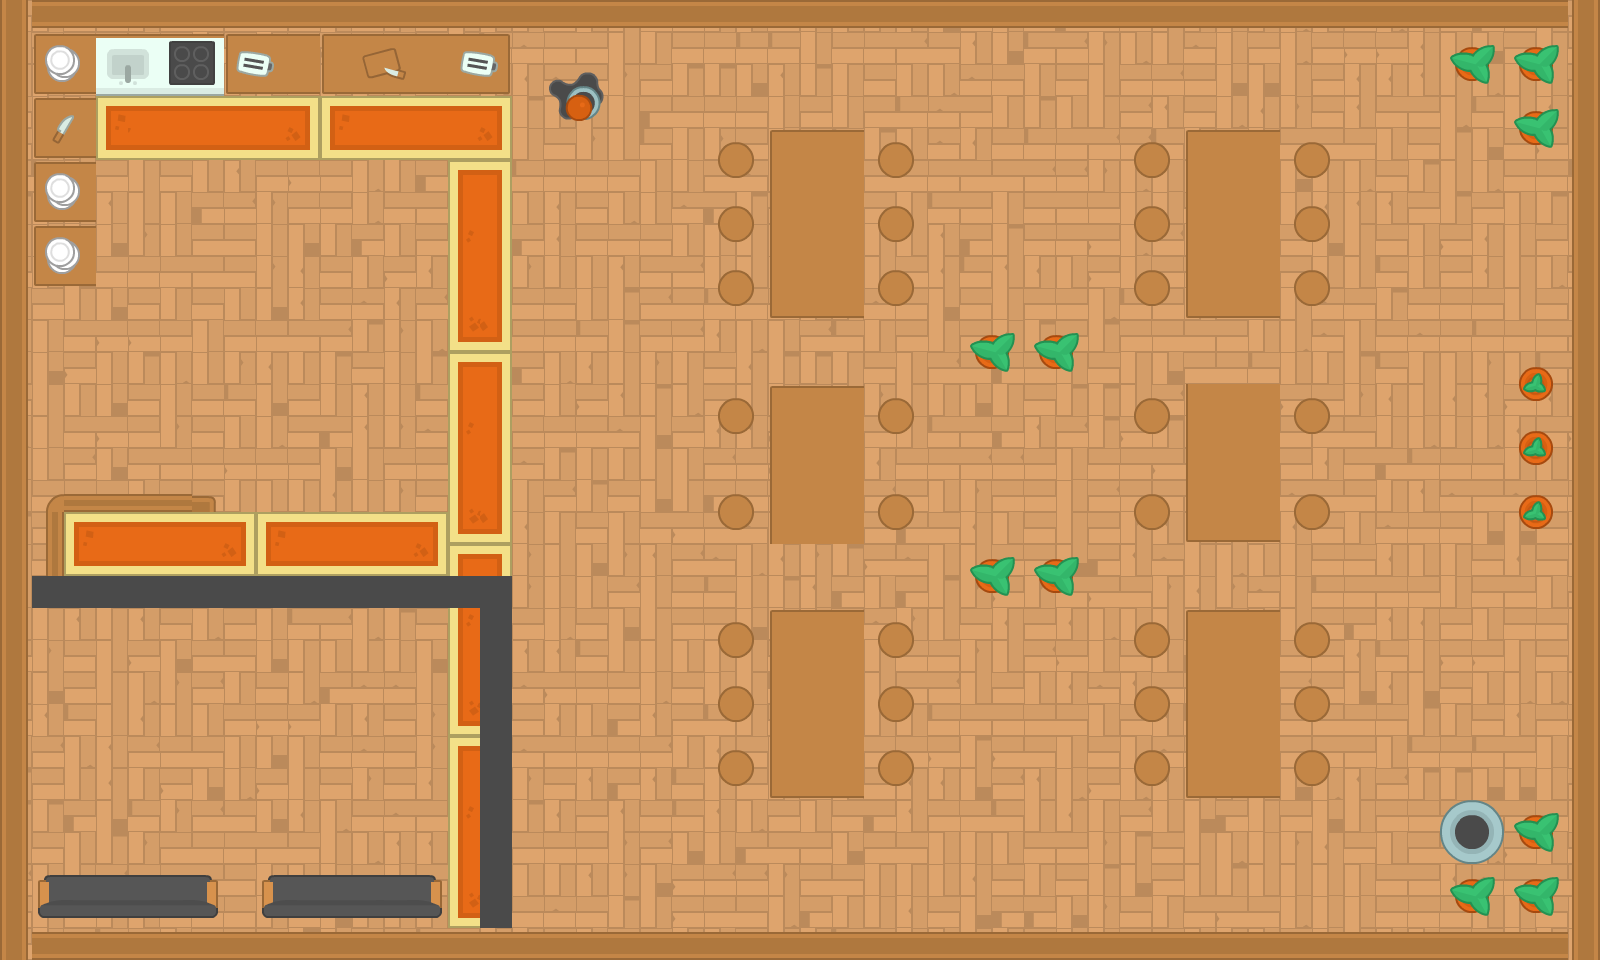

This game map was drawn from its Tiled (.tmx) file and the tilesets committed beside it. A one-line description and the trimmed map source follow:
An orthogonal 50x30 tile map with 32x32 px tiles, 5 tile layers (Sol, Carpet, Mur, Furniture, ...), 3 tilesets and 72 objects (60x wall, 5x zombie, 2x safe, player, machine, ...).

<map version="1.0" tiledversion="1.1.3" orientation="orthogonal" renderorder="right-down" width="50" height="30" tilewidth="32" tileheight="32" infinite="0" nextobjectid="89">
 <tileset firstgid="1" source="tilesheet_complete.tsx" />
 <tileset firstgid="2161" name="spritesheet_tiles" tilewidth="32" tileheight="32" tilecount="2790" columns="62">
  <image source="../img/spritesheet_tiles.png" width="1988" height="1470" />
 </tileset>
 <tileset firstgid="4951" name="tilesheet_complete" tilewidth="32" tileheight="32" tilecount="2160" columns="54">
  <image source="../img/tilesheet_complete.png" width="1728" height="1280" />
 </tileset>
 <layer name="Sol" width="50" height="30">
  <data>[1500 cells, 1500 non-empty, 24 distinct tile ids]</data>
 </layer>
 <layer name="Carpet" width="50" height="30">
  <data>[1500 cells, 116 non-empty, 40 distinct tile ids]</data>
 </layer>
 <layer name="Mur" width="50" height="30">
  <data>[1500 cells, 607 non-empty, 56 distinct tile ids]</data>
 </layer>
 <layer name="Furniture" width="50" height="30">
  <data>[1500 cells, 112 non-empty, 40 distinct tile ids]</data>
 </layer>
 <layer name="PLante" width="50" height="30">
  <data>[1500 cells, 53 non-empty, 9 distinct tile ids]</data>
 </layer>
 <objectgroup name="obstacles">
  <object id="1" name="wall" x="770.152" y="133.679" width="93.7749" height="181.564" />
  <object id="6" name="wall" x="0" y="2.06356" width="1598.23" height="24.7627" />
  <object id="7" name="wall" x="1567.31" y="28.7744" width="32.3712" height="930.222" />
  <object id="8" name="wall" x="0.4496" y="931.571" width="1566.86" height="28.3248" />
  <object id="9" name="wall" x="1.3488" y="28.3248" width="25.6272" height="901.448" />
  <object id="11" name="wall" x="32.8929" y="32.8929" width="478.081" height="61.2488" />
  <object id="12" name="wall" x="33.46" y="99.2457" width="62.9502" height="186.582" />
  <object id="16" name="wall" x="1187.56" y="133.577" width="92.4062" height="180.238" />
  <object id="17" name="wall" x="1184.81" y="384.263" width="95.151" height="157.365" />
  <object id="19" name="wall" x="719.122" y="146.386" width="32.9369" height="28.3623">
   <ellipse />
  </object>
  <object id="20" name="wall" x="714.547" y="206.77" width="41.1711" height="32.9369">
   <ellipse />
  </object>
  <object id="21" name="wall" x="716.377" y="268.07" width="37.5114" height="36.5965">
   <ellipse />
  </object>
  <object id="22" name="wall" x="876.944" y="204.026" width="37.5114" height="36.5965">
   <ellipse />
  </object>
  <object id="23" name="wall" x="876.944" y="140.897" width="37.5114" height="36.5965">
   <ellipse />
  </object>
  <object id="24" name="wall" x="876.944" y="268.984" width="37.5114" height="36.5965">
   <ellipse />
  </object>
  <object id="25" name="wall" x="1293.23" y="268.07" width="37.5114" height="36.5965">
   <ellipse />
  </object>
  <object id="26" name="wall" x="1291.4" y="140.897" width="37.5114" height="36.5965">
   <ellipse />
  </object>
  <object id="27" name="wall" x="1134.03" y="268.984" width="37.5114" height="36.5965">
   <ellipse />
  </object>
  <object id="28" name="wall" x="1133.12" y="205.855" width="37.5114" height="36.5965">
   <ellipse />
  </object>
  <object id="29" name="wall" x="1133.12" y="140.897" width="37.5114" height="36.5965">
   <ellipse />
  </object>
  <object id="30" name="wall" x="1294.14" y="203.111" width="37.5114" height="36.5965">
   <ellipse />
  </object>
  <object id="31" name="wall" x="769.447" y="383.806" width="92.4062" height="161.025" />
  <object id="32" name="wall" x="876.947" y="493.596" width="37.5114" height="36.5965">
   <ellipse />
  </object>
  <object id="33" name="wall" x="876.947" y="397.53" width="37.5114" height="36.5965">
   <ellipse />
  </object>
  <object id="35" name="wall" x="716.837" y="490.851" width="37.5114" height="36.5965">
   <ellipse />
  </object>
  <object id="36" name="wall" x="715.922" y="396.615" width="37.5114" height="36.5965">
   <ellipse />
  </object>
  <object id="38" name="wall" x="1186.64" y="385.178" width="92.4062" height="161.025" />
  <object id="39" name="wall" x="1294.14" y="494.968" width="37.5114" height="36.5965">
   <ellipse />
  </object>
  <object id="40" name="wall" x="1294.14" y="398.902" width="37.5114" height="36.5965">
   <ellipse />
  </object>
  <object id="41" name="wall" x="1134.03" y="492.223" width="37.5114" height="36.5965">
   <ellipse />
  </object>
  <object id="42" name="wall" x="1133.12" y="397.987" width="37.5114" height="36.5965">
   <ellipse />
  </object>
  <object id="43" name="wall" x="1186.65" y="612.534" width="92.4062" height="184.813" />
  <object id="44" name="wall" x="1292.32" y="747.027" width="37.5114" height="36.5965">
   <ellipse />
  </object>
  <object id="45" name="wall" x="1290.49" y="619.854" width="37.5114" height="36.5965">
   <ellipse />
  </object>
  <object id="46" name="wall" x="1133.12" y="747.941" width="37.5114" height="36.5965">
   <ellipse />
  </object>
  <object id="47" name="wall" x="1132.21" y="684.812" width="37.5114" height="36.5965">
   <ellipse />
  </object>
  <object id="48" name="wall" x="1132.21" y="619.854" width="37.5114" height="36.5965">
   <ellipse />
  </object>
  <object id="49" name="wall" x="1293.23" y="682.068" width="37.5114" height="36.5965">
   <ellipse />
  </object>
  <object id="52" name="wall" x="770.362" y="609.79" width="92.4062" height="184.813" />
  <object id="53" name="wall" x="876.032" y="748.857" width="37.5114" height="36.5965">
   <ellipse />
  </object>
  <object id="54" name="wall" x="874.202" y="621.684" width="37.5114" height="36.5965">
   <ellipse />
  </object>
  <object id="55" name="wall" x="716.832" y="749.771" width="37.5114" height="36.5965">
   <ellipse />
  </object>
  <object id="56" name="wall" x="715.922" y="686.642" width="37.5114" height="36.5965">
   <ellipse />
  </object>
  <object id="57" name="wall" x="715.922" y="621.684" width="37.5114" height="36.5965">
   <ellipse />
  </object>
  <object id="58" name="wall" x="876.942" y="683.898" width="37.5114" height="36.5965">
   <ellipse />
  </object>
  <object id="59" name="wall" x="970.723" y="556.267" width="43.9158" height="39.3413">
   <ellipse />
  </object>
  <object id="61" name="wall" x="1036.6" y="553.98" width="43.9158" height="39.3413">
   <ellipse />
  </object>
  <object id="62" name="wall" x="1513.27" y="364.593" width="43.9158" height="39.3413">
   <ellipse />
  </object>
  <object id="63" name="wall" x="1517.84" y="425.892" width="40.2561" height="36.5966">
   <ellipse />
  </object>
  <object id="64" name="wall" x="1516.01" y="490.393" width="40.2561" height="36.5966">
   <ellipse />
  </object>
  <object id="65" name="wall" x="1516.01" y="816.102" width="40.2561" height="36.5966">
   <ellipse />
  </object>
  <object id="66" name="wall" x="1451.05" y="877.402" width="40.2561" height="36.5966">
   <ellipse />
  </object>
  <object id="67" name="wall" x="1518.76" y="876.487" width="40.2561" height="36.5966">
   <ellipse />
  </object>
  <object id="68" name="wall" x="971.638" y="331.656" width="43.9158" height="39.3413">
   <ellipse />
  </object>
  <object id="69" name="wall" x="1036.6" y="330.741" width="43.9158" height="39.3413">
   <ellipse />
  </object>
  <object id="70" name="wall" x="1452.88" y="43.4584" width="43.9158" height="39.3413">
   <ellipse />
  </object>
  <object id="71" name="wall" x="1516.01" y="44.3733" width="43.9158" height="39.3413">
   <ellipse />
  </object>
  <object id="72" name="wall" x="1515.1" y="104.758" width="43.9158" height="39.3413">
   <ellipse />
  </object>
  <object id="73" name="wall" x="37.6214" y="873.786" width="180.825" height="44.9029" />
  </objectgroup>
</map>
<!-- 13 of 72 objects omitted -->
